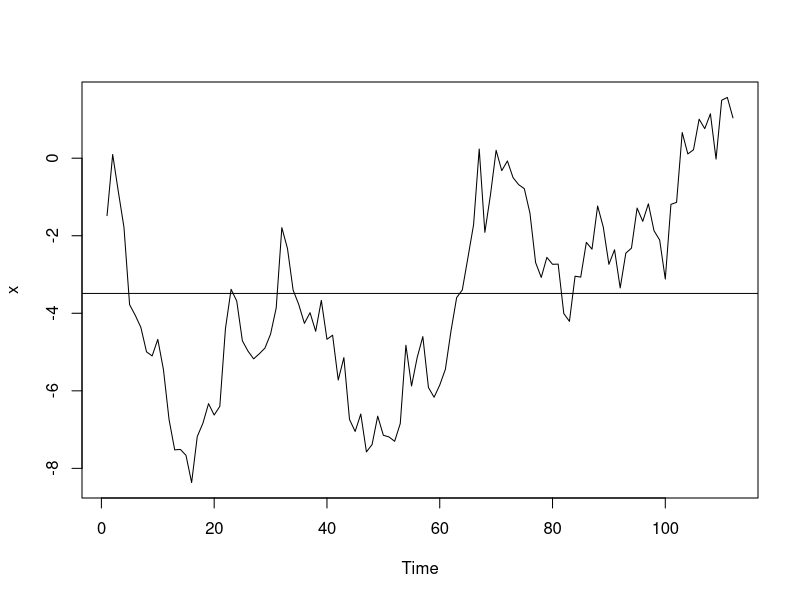
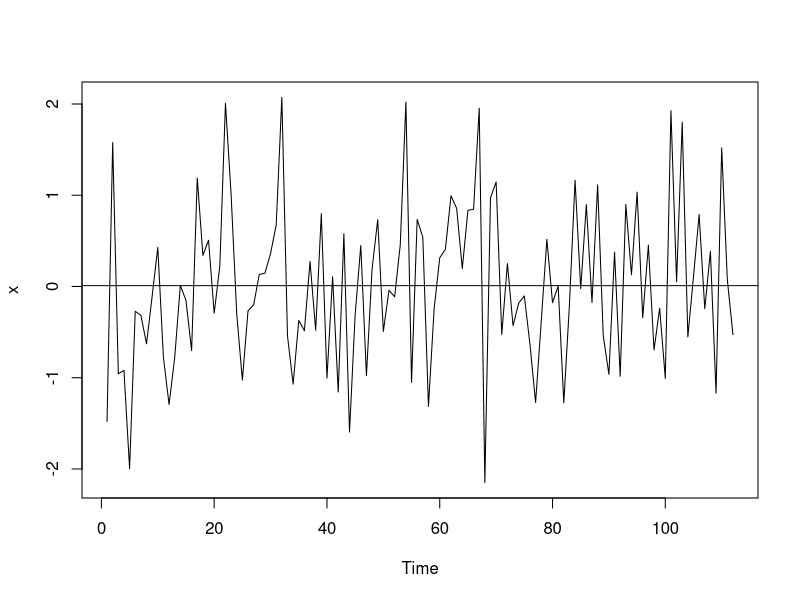
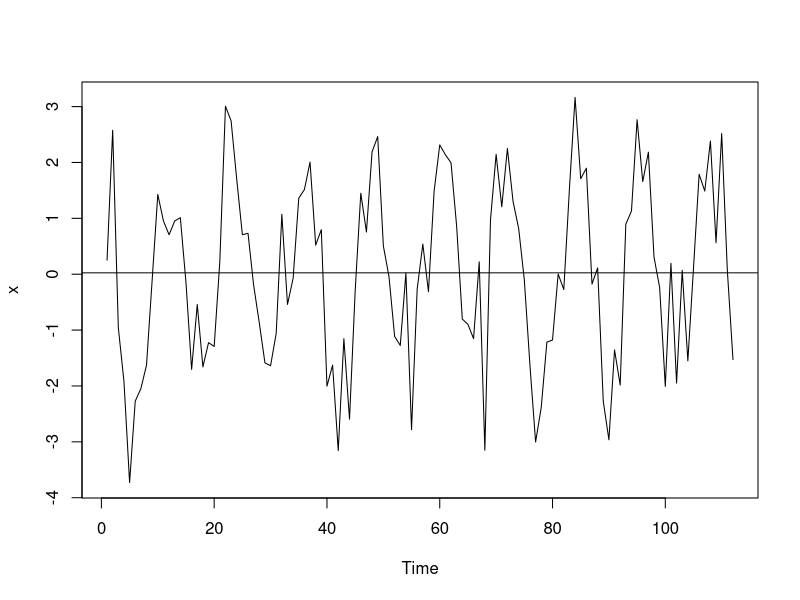

Recreate these plots in R, in order.

rm(list=ls())




# Exercise 1: white noise interval forecasts

# 1.1 xhat=mu
mu<-10
len<-101
set.seed(1)
anzsim<-1000
number_outside<-0
# rnorm generates standardized Gaussian noise: sigma=1
sigma<-2
# Quantile for standard Gaussian distribution
z<-1.96
plot_T<-F
for (i in 1:anzsim)
{  
  x<-mu+sigma*rnorm(len)
# Point forecast: neither too high nor too low i.e. right in the middle  
  xhat<-mu
  mat<-cbind(x,c(rep(NA,len-1),xhat))
  colnames(mat)<-c("Series","Forecast")
  if (plot_T)
  {  
    plot(x,type="l",col="black",ylim=c(mu-3,mu+3))
    lines(c(rep(NA,len-1),xhat+z*sigma),type="b",col="blue")
    lines(c(rep(NA,len-1),xhat-z*sigma),type="b",col="blue")
    abline(v=len-1) 
  }
  if (x[len]>xhat+z*sigma|x[len]<xhat-z*sigma)
    number_outside<-number_outside+1
}
# Proportion
number_outside/anzsim

set.seed(1)
# New point forecast  
xhat<-9
for (i in 1:anzsim)
{  
  x<-mu+sigma*rnorm(len)
  if (x[len]>xhat+z*sigma|x[len]<xhat-z*sigma)
    number_outside<-number_outside+1
}
# Proportion
number_outside/anzsim

# For identical widths the forecast interval centered around mu is better than that centered around 9 since 
# the former includes more (future) observations. The latter is slightly 'off-centered' (sub-optimal)


#------------------------------------------
# 1.2 xhat=mean(x)
sigma<-1
mu<-10
len<-101
set.seed(1)
anzsim<-1000
z<-1.96
number_outside<-0
for (i in 1:anzsim)
{  
  x<-mu+rnorm(len)
# Point forecast: use data up to len-1 for forecasting x_len one-step ahead  
  xhat<-mean(x[1:(len-1)])
  if (x[len]>xhat+z*sigma|x[len]<xhat-z*sigma)
    number_outside<-number_outside+1
}
# Proportion
number_outside/anzsim

#------------------------------------------
# 1.3 using mean and empirical standard deviation
sigma<-1
mu<-10
len<-101
set.seed(1)
anzsim<-1000
z<-1.96
number_outside<-0
sigmahat_vec<-NULL
for (i in 1:anzsim)
{  
  x<-mu+rnorm(len)
# Point forecast: use data up to len-1 for forecasting x_len one-step ahead  
  xhat<-mean(x[1:(len-1)])
# Empirical sd  
  sigmahat<-sd(x[1:(len-1)])
# collect all sds  
  sigmahat_vec<-c(sigmahat_vec,sigmahat)
  if (x[len]>xhat+z*sigmahat|x[len]<xhat-z*sigmahat)
    number_outside<-number_outside+1
}
# Proportion
number_outside/anzsim
# Mean interval width
z*2*mean(sigmahat_vec)
# Compare with above
z*2*sigma


#------------------------------------------
# 1.4 assessing the forecast interval
sigma<-1
mu<-10
len<-101
set.seed(1)
anzsim<-1000
# Here we change the width of the forecast interval: 1.6 roughly corresponds to 10% interval i.e. 
# roughly 100-10=90% of observations of a Gaussian random variable with mean mu and variance sigma^2 lie in 
# the interval [mu-1.6*sigma,mu+1.6*sigma]
z<-1.6
number_outside<-0
for (i in 1:anzsim)
{  
  x<-mu+rnorm(len)
# Point forecast: use data up to len-1 for forecasting x_len one-step ahead  
  xhat<-mean(x[1:(len-1)])
# Empirical sd  
  sigmahat<-sd(x[1:(len-1)])
  mat<-cbind(x,c(rep(NA,len-1),xhat))
  colnames(mat)<-c("Series","Forecast")
  if (x[len]>xhat+z*sigmahat|x[len]<xhat-z*sigmahat)
    number_outside<-number_outside+1
  if (plot_T)
  {  
    
    plot(x,type="l",col="black",ylim=c(mu-3,mu+3))
    lines(c(rep(NA,len-1),xhat+z*sigmahat),type="b",col="blue")
    lines(c(rep(NA,len-1),xhat-z*sigmahat),type="b",col="blue")
    abline(v=len-1) 
  }
}
# Proportion
number_outside/anzsim

# To judge the 95%-interval one must set z<-1.96 and look at (one of) the plot in the plot-window

#-----------------------------------------------------------------
# Exercise 2: t-distribution
# 2.1 
mu<-10
len<-101
set.seed(1)
anzsim<-1000
z<-1.96
# Set degrees of freedom
df<-3
number_outside<-0
sigmahat_vec<-NULL
for (i in 1:anzsim)
{  
  x<-mu+rt(len, df)
  # Point forecast: use data up to len-1 for forecasting x_len one-step ahead  
  xhat<-mean(x[1:(len-1)])
  # Empirical sd  
  sigmahat<-sd(x[1:(len-1)])
  sigmahat_vec<-c(sigmahat_vec,sigmahat)
  if (x[len]>xhat+z*sigmahat|x[len]<xhat-z*sigmahat)
    number_outside<-number_outside+1
}
# Proportion
number_outside/anzsim
# Mean standard deviation (true standard deviation is sqrt{df/(df-2)})
mean(sigmahat_vec)
# True sd
sqrt(df/(df-2))



# Augment df
df<-10
set.seed(1)
number_outside<-0
sigmahat_vec<-NULL
for (i in 1:anzsim)
{  
  x<-mu+rt(len, df)
  # Point forecast: use data up to len-1 for forecasting x_len one-step ahead  
  xhat<-mean(x[1:(len-1)])
  # Empirical sd  
  sigmahat<-sd(x[1:(len-1)])
  sigmahat_vec<-c(sigmahat_vec,sigmahat)
  if (x[len]>xhat+z*sigmahat|x[len]<xhat-z*sigmahat)
    number_outside<-number_outside+1
}
# Proportion
number_outside/anzsim
# Mean standard deviation (true standard deviation is sqrt{df/(df-2)})
mean(sigmahat_vec)
# True sd
sqrt(df/(df-2))



# Augment df
df<-200
set.seed(1)
number_outside<-0
sigmahat_vec<-NULL
for (i in 1:anzsim)
{  
  x<-mu+rt(len, df)
  # Point forecast: use data up to len-1 for forecasting x_len one-step ahead  
  xhat<-mean(x[1:(len-1)])
  # Empirical sd  
  sigmahat<-sd(x[1:(len-1)])
  sigmahat_vec<-c(sigmahat_vec,sigmahat)
  if (x[len]>xhat+z*sigmahat|x[len]<xhat-z*sigmahat)
    number_outside<-number_outside+1
}
# Proportion
number_outside/anzsim
# Mean standard deviation (true standard deviation is sqrt{df/(df-2)})
mean(sigmahat_vec)
# True sd
sqrt(df/(df-2))


# 2.2 For larger df the percentage of observations outside the interval approaches 5% (Gaussian case) 


# 2.3 In most applications the Gaussian assumption does not hold (more outliers/heavy tails, asymmetry,...). 
# Therefore we expect the percentage of future observations lying outside the above interval forecast to exceed 5%
# Most (classic) forecast packages ignore this feature. 

#------------------------------------------------------
# Exercise 3: MA(1)

# 3.1 White noise can be replicated by setting mu=0, b1=0

# 3.2
mu<-10
b1<-0.9
len<-101
set.seed(1)
anzsim<-1000
number_outside<-0
sigmahat_vec<-NULL
for (i in 1:anzsim)
{  
  eps<-rnorm(len)
# Note that x has length len-1!  
  x<-mu+eps[2:len]+b1*eps[1:(len-1)]
# Point forecast: use data up to (length(x)-1) for forecasting x_length(x) one-step ahead  
  xhat<-mean(x[1:(length(x)-1)])
# Empirical sd  
  sigmahat<-sd(x[1:(length(x)-1)])
  sigmahat_vec<-c(sigmahat_vec,sigmahat)
  if (x[(length(x))]>xhat+z*sigmahat|x[(length(x))]<xhat-z*sigmahat)
    number_outside<-number_outside+1
}
number_outside/anzsim

# average sd
mean(sigmahat_vec)
# Average interval width: this was ~3.92 in the white noise case above
2*z*mean(sigmahat_vec)
# Next week, we shall construct a better forecast with a narrower forecast interval

#-------------------------------------------------
# Exercise 4
# 4.1
set.seed(12)
len<-112
# Generate random-walk
x<-cumsum(rnorm(len))

# 4.2: mean is baaaad!
ts.plot(x)
abline(h=mean(x))
# 4.3
# Last data point or exponential smoothing 

# 4.4
anzsim<-1000
# Weight of exponential smoother
alpha<-0.8
weight_exp<-alpha^(0:(len-1))/sum(alpha^(0:(len-1)))
#ts.plot(weight_exp)
meansquare_mean<-meansquare_last<-mean_square_exp<-0
for (i in 1:anzsim)
{
  x<-cumsum(rnorm(len+1))
# Forecast: mean  
  xhat_mean<-mean(x[1:len])
# Forecast: last data point  
  xhat_last<-x[len]
# Forecast: expoential smoother  
  xhat_exp<-x[len:1]%*%weight_exp
# Compute mean-square error  
  meansquare_mean<-meansquare_mean+(x[len+1]-xhat_mean)^2
  meansquare_last<-meansquare_last+(x[len+1]-xhat_last)^2
  mean_square_exp<-mean_square_exp+(x[len+1]-xhat_exp)^2
}  
# MS forecast errors of forecasts
meansquare_mean/anzsim
meansquare_last/anzsim
mean_square_exp/anzsim

# 4.5
set.seed(12)
len<-112
# Generate noise
x<-(rnorm(len))
ts.plot(x)
abline(h=mean(x))
anzsim<-1000
meansquare_mean<-meansquare_last<-mean_square_exp<-0
for (i in 1:anzsim)
{
  x<-(rnorm(len+1))
  xhat_mean<-mean(x[1:len])
  xhat_last<-x[len]
  xhat_exp<-x[len:1]%*%weight_exp
  
  meansquare_mean<-meansquare_mean+(x[len+1]-xhat_mean)^2
  meansquare_last<-meansquare_last+(x[len+1]-xhat_last)^2
  mean_square_exp<-mean_square_exp+(x[len+1]-xhat_exp)^2
  
}  
# MS forecast errors of forecasts: ranking is inverted (mean best and last data point worst)
meansquare_mean/anzsim
meansquare_last/anzsim
mean_square_exp/anzsim

# 4.6
set.seed(12)
len<-112
# Generate cycle+noise
x<-(rnorm(len))+2*cos(pi/6*1:len)
ts.plot(x)
abline(h=mean(x))
anzsim<-1000
meansquare_mean<-meansquare_last<-0
for (i in 1:anzsim)
{
  x<-(rnorm(len+1))+2*cos(pi/6*1:(len+1))
  xhat_mean<-mean(x[1:len])
  xhat_last<-x[len]
  xhat_exp<-x[len:1]%*%weight_exp
  
  meansquare_mean<-meansquare_mean+(x[len+1]-xhat_mean)^2
  meansquare_last<-meansquare_last+(x[len+1]-xhat_last)^2
  mean_square_exp<-mean_square_exp+(x[len+1]-xhat_exp)^2
  
}  
# MS forecast errors of forecasts: best forecast has MSE of 1!!!
meansquare_mean/anzsim
meansquare_last/anzsim
mean_square_exp/anzsim

# 4.7
# We learned that the weighting of the data (assign more weight to 
# last data point, or equal weight to all data points, or cyclically...) is
# crucial in determining a good forecast. Exponential smoothing is generally between 
# mean and last (though sometimes best) and is a good compromise in many applications. 
# We will now learn how to assign 
# optimal weights under certain (model-) assumptions


#--------------------------------------------
# Exercise 5 MA(1): Regression instead of mean point forecast

# 5.1, 5.2 and 5.3
mu<-10
b1<-0.9
len<-101
set.seed(1)
anzsim<-1000
number_outside<-number_outside_regression<-0
sigmahat_vec<-NULL
for (i in 1:anzsim)
{  
  eps<-rnorm(len)
# Note that x has length len-1!  
  x<-mu+eps[2:len]+b1*eps[1:(len-1)]
# Regression of x_t on its history: use data up to (length(x)-1) for forecasting the next observation
  lm_obj<-lm(x[2:(length(x)-1)]~x[1:(length(x)-2)])
# Make a forecast of last x
  xhat_regression<-lm_obj$coefficients[1]+lm_obj$coefficients[2]*x[len-1] 
# Classic mean forecast  
  xhat<-mean(x[1:(length(x)-1)])
# Empirical sd: we use the same interval width for both forecasts  
  sigmahat<-sd(x[1:(length(x)-1)])
  sigmahat_vec<-c(sigmahat_vec,sigmahat)
# Number of future observations outside mean rule  
  if (x[(length(x))]>xhat+z*sigmahat|x[(length(x))]<xhat-z*sigmahat)
    number_outside<-number_outside+1
# Number of future observations outside linear regression rule: both intervals are of the same width  
  if (x[(length(x))]>xhat_regression+z*sigmahat|x[(length(x))]<xhat_regression-z*sigmahat)
    number_outside_regression<-number_outside_regression+1
}

# 5.4 Percent of observations outside the interval: mean vs. regression rule
# Mean
number_outside/anzsim
# Regression: much less observations outside forecast interval (for identical width): regression-rule is better than sample mean 
# We could tighten the forecast interval so as to cover 95% of the future observations
number_outside_regression/anzsim
